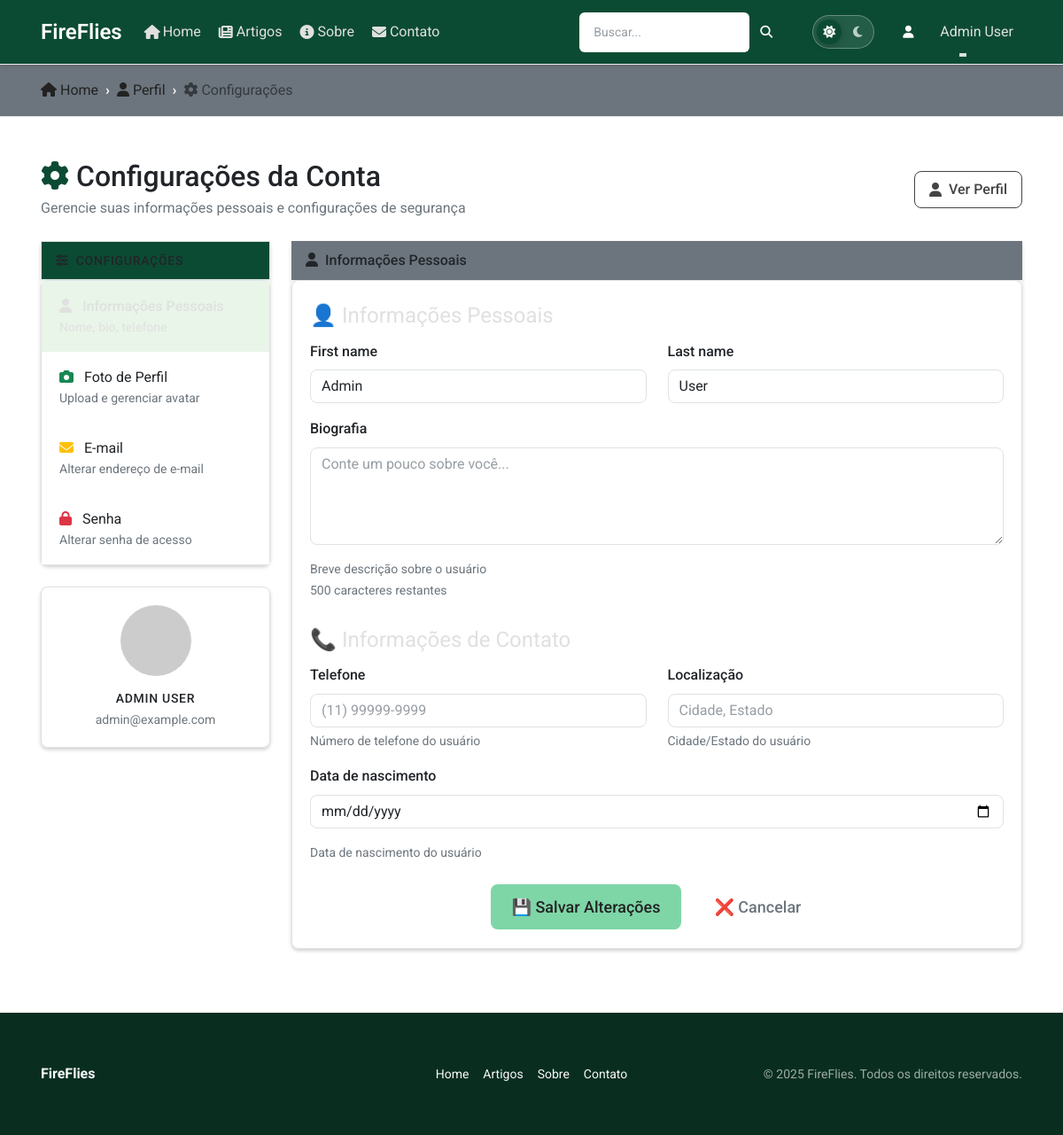
The page /accounts/configuracoes/ (signed in) on the database its author committed.
### apps/accounts/models/user.py (models this page shows, shortened)
class User(AbstractUser):
    email = models.EmailField(
        'endereço de email',
        unique=True,
        error_messages={
            'unique': "Já existe um usuário com este email.",
        }
    )
    is_verified = models.BooleanField(
        'verificado',
        default=False,
        help_text='Designa se o usuário verificou o email.'
    )
    slug = models.SlugField(
        'slug',
        max_length=100,
        unique=True,
        blank=True,
        help_text='Identificador único para URLs amigáveis'
    )
    avatar = models.ImageField(
        'avatar',
        upload_to=user_avatar_path,
        blank=True,
        null=True,
        help_text='Foto de perfil do usuário'
    )
    bio = models.TextField(
        'biografia',
        max_length=500,
        blank=True,
        help_text='Breve descrição sobre o usuário'
    )
    phone = models.CharField(
        'telefone',
        max_length=20,
        blank=True,
        help_text='Número de telefone do usuário'
    )
    birth_date = models.DateField(
        'data de nascimento',
        blank=True,
        null=True,
        help_text='Data de nascimento do usuário'
    )
    location = models.CharField(
        'localização',
        max_length=100,
        blank=True,
        help_text='Cidade/Estado do usuário'
    )
    objects = UserManager()
    USERNAME_FIELD = 'email'
    REQUIRED_FIELDS = ['username']
    class Meta:
        verbose_name = 'usuário'
        verbose_name_plural = 'usuários'
        ordering = ['-date_joined']
    def get_full_name(self):
        return f"{self.first_name} {self.last_name}".strip()
    def get_avatar_url(self):
        if self.avatar and hasattr(self.avatar, 'url'):
            return self.avatar.url
        return self.get_default_avatar()
    def get_default_avatar(self):
        initials = self.get_initials()
        return f"https://ui-avatars.com/api/?name={initials}&size=200&background=007bff&color=fff&bold=true"
    def get_initials(self):
        if self.first_name and self.last_name:
            return f"{self.first_name[0]}{self.last_name[0]}".upper()
        elif self.first_name:
            return self.first_name[0].upper()
        elif self.last_name:
            return self.last_name[0].upper()
        else:
            return self.email[0].upper()

### apps/accounts/views/profile.py (the view, shortened to what this page needs)
# urls.py: path('configuracoes/', UserUpdateView.as_view(), name='settings'),
class UserUpdateView(LoginRequiredMixin, View):
    template_name = 'accounts/user_settings.html'
    login_url = '/accounts/login/'
    def __init__(self, **kwargs):
        super().__init__(**kwargs)
        self.profile_service = ProfileService(DjangoUserRepository())
    def get(self, request):
        user = request.user
        context = {
            'profile_form': ProfileUpdateForm(instance=user),
            'avatar_form': AvatarUpdateForm(instance=user),
            'email_form': EmailUpdateForm(user=user, instance=user),
            'password_form': PasswordChangeForm(user=user),
            'profile_user': user,
        }
        return render(request, self.template_name, context)

### apps/accounts/templates/accounts/user_settings.html (shortened to what this page needs)
{% extends 'base.html' %}
{% load crispy_forms_tags %}
{% block content %}
<nav aria-label="breadcrumb" class="bg-secondary border-bottom">
    <div class="container">
        <ol class="breadcrumb mb-0 py-3">
            <li class="breadcrumb-item">
                <a href="{% url 'pages:home' %}" class="text-decoration-none">
                    <i class="fas fa-home me-1"></i>Home
                </a>
            </li>
            <li class="breadcrumb-item">
                <a href="{% url 'accounts:profile' %}" class="text-decoration-none">
                    <i class="fas fa-user me-1"></i>Perfil
                </a>
            </li>
            <li class="breadcrumb-item active" aria-current="page">
                <i class="fas fa-cog me-1"></i>Configurações
            </li>
        </ol>
    </div>
</nav>
<div class="container my-5">
    <div class="row mb-4">
        <div class="col-12">
            <div class="d-flex justify-content-between align-items-center">
                <div>
                    <h1 class="h2 mb-1 text-sans text-body">
                        <i class="fas fa-cog me-2 text-django-green"></i>Configurações da Conta
                    </h1>
                    <p class="text-secondary mb-0 text-body">Gerencie suas informações pessoais e configurações de segurança</p>
                </div>
                <div>
                    <a href="{% url 'accounts:profile' %}" class="btn btn-outline-primary">
                        <i class="fas fa-user me-1"></i>Ver Perfil
                    </a>
                </div>
            </div>
        </div>
    </div>
    <div class="row">
        <div class="col-lg-3">
            <div class="card-django border-0 shadow-sm mb-4">
                <div class="card-header bg-django-green text-light card-django">
                    <h6 class="mb-0 text-sans text-body">
                        <i class="fas fa-sliders-h me-2"></i>Configurações
                    </h6>
                </div>
                <div class="card-body p-0 card-django">
                    <div class="list-group list-group-flush">
                        <a href="#profile-section" class="list-group-item list-group-item-action active" data-section="profile">
                            <i class="fas fa-user me-2 text-django-green"></i>
                            <span>Informações Pessoais</span>
                            <small class="d-block text-secondary">Nome, bio, telefone</small>
                        </a>
                        <a href="#avatar-section" class="list-group-item list-group-item-action" data-section="avatar">
                            <i class="fas fa-camera me-2 text-success"></i>
                            <span>Foto de Perfil</span>
                            <small class="d-block text-secondary">Upload e gerenciar avatar</small>
                        </a>
                        <a href="#email-section" class="list-group-item list-group-item-action" data-section="email">
                            <i class="fas fa-envelope me-2 text-warning"></i>
                            <span>E-mail</span>
                            <small class="d-block text-secondary">Alterar endereço de e-mail</small>
                        </a>
                        <a href="#password-section" class="list-group-item list-group-item-action" data-section="password">
                            <i class="fas fa-lock me-2 text-danger"></i>
                            <span>Senha</span>
                            <small class="d-block text-secondary">Alterar senha de acesso</small>
                        </a>
                    </div>
                </div>
            </div>
            <div class="card-django border-0 shadow-sm">
                <div class="card-body text-center card-django">
                    <img src="{{ profile_user.get_avatar_url }}"
                         alt="Avatar de {{ profile_user.get_full_name|default:profile_user.username }}"
                         class="rounded-circle mb-3 avatar-lg">
                    <h6 class="mb-1 text-sans text-body">{{ profile_user.get_full_name|default:profile_user.username }}</h6>
                    <p class="text-secondary small mb-0 text-body">{{ profile_user.email }}</p>
                </div>
            </div>
        </div>
        <div class="col-lg-9">
            <div id="profile-section" class="settings-section">
                <div class="card-django border-0 shadow-sm mb-4">
                    <div class="card-header bg-secondary border-0 card-django">
                        <h5 class="mb-0 text-sans text-body">
                            <i class="fas fa-user me-2"></i>Informações Pessoais
                        </h5>
                    </div>
                    <div class="card-body card-django">
                        <form method="post" class="needs-validation form-django" novalidate aria-label="Formulário de informações pessoais" role="form">
                            {% crispy profile_form %}
                        </form>
                    </div>
                </div>
            </div>
        </div>
    </div>
</div>
{% endblock %}

### apps/pages/templates/base.html (shortened to what this page needs)
{% load static %}
<!DOCTYPE html>
<html lang="pt-br" class="h-100">
<head>
    {% include 'includes/_head.html' %}
</head>
<body class="d-flex flex-column h-100">
    <header>
        {% include 'includes/_nav.html' %}
    </header>
    {% include 'includes/_toasts.html' %}
    <main id="main-content" class="flex-shrink-0">
        {% block content %}{% endblock %}
    </main>
    {% include 'includes/_footer.html' %}
</body>
</html>

### apps/pages/templates/includes/_head.html (shortened to what this page needs)
{% load static %}
<link href="https://cdn.jsdelivr.net/npm/bootstrap@5.3.2/dist/css/bootstrap.min.css" rel="stylesheet">
<link href="https://cdnjs.cloudflare.com/ajax/libs/font-awesome/6.5.1/css/all.min.css" rel="stylesheet">
<link href="{% static 'css/main.css' %}" rel="stylesheet">
<link href="{% static 'css/django-theme.css' %}" rel="stylesheet">
<link href="{% static 'css/fireflies-theme.css' %}" rel="stylesheet">
<link href="{% static 'css/forms.css' %}" rel="stylesheet">

### apps/pages/templates/includes/_nav.html (shortened to what this page needs)
{% load static %}
<nav class="navbar navbar-expand-lg navbar-django">
    <div class="container">
        <a class="navbar-brand" href="{% url 'pages:home' %}">
            FireFlies
        </a>
        <div class="collapse navbar-collapse" id="navbarNav">
            <ul class="navbar-nav me-auto">
                <li class="nav-item">
                    <a class="nav-link {% if request.resolver_match.url_name == 'home' %}active{% endif %}" href="{% url 'pages:home' %}">
                        <i class="fas fa-home me-1"></i>Home
                    </a>
                </li>
                <li class="nav-item">
                    <a class="nav-link {% if 'articles' in request.resolver_match.namespace %}active{% endif %}" href="{% url 'articles:article_list' %}">
                        <i class="fas fa-newspaper me-1"></i>Artigos
                    </a>
                </li>
                <li class="nav-item">
                    <a class="nav-link {% if request.resolver_match.url_name == 'about' %}active{% endif %}" href="{% url 'pages:about' %}">
                        <i class="fas fa-info-circle me-1"></i>Sobre
                    </a>
                </li>
                <li class="nav-item">
                    <a class="nav-link {% if request.resolver_match.url_name == 'contact' %}active{% endif %}" href="{% url 'pages:contact' %}">
                        <i class="fas fa-envelope me-1"></i>Contato
                    </a>
                </li>
            </ul>
            <form class="d-flex me-3 form-django" method="get" action="{% url 'articles:search' %}" aria-label="Formulário de busca" role="form">
                <div class="input-group">
                    <input class="form-control form-control-enhanced form-control-sm" type="search" name="q" placeholder="Buscar..."
                           aria-label="Campo de busca" aria-describedby="search-button" value="{{ request.GET.q }}">
                    <button class="btn btn-outline-light btn-sm text-sans" type="submit"
                            id="search-button" aria-label="Buscar">
                        <i class="fas fa-search"></i>
                    </button>
                </div>
            </form>
            <ul class="navbar-nav align-items-center">
                <li class="nav-item me-2">
                    <div class="theme-toggle" role="radiogroup" aria-label="Escolher tema">
                        <button class="theme-option" data-theme="light" title="Tema claro" aria-label="Tema claro" role="radio">
                            <i class="fas fa-sun"></i>
                        </button>
                        <button class="theme-option" data-theme="dark" title="Tema escuro" aria-label="Tema escuro" role="radio">
                            <i class="fas fa-moon"></i>
                        </button>
                    </div>
                </li>
                {% if user.is_authenticated %}
                    <li class="nav-item dropdown">
                        <a class="nav-link dropdown-toggle d-flex align-items-center" href="#" id="userDropdown" role="button"
                           data-bs-toggle="dropdown" aria-expanded="false" aria-label="Menu do usuário">
                            <div class="avatar-sm me-2">
                                <div class="bg-django-green rounded-circle d-flex align-items-center justify-content-center" style="width: 24px; height: 24px;">
                                    <i class="fas fa-user text-white small"></i>
                                </div>
                            </div>
                            <span class="d-none d-md-inline">{{ user.get_full_name|default:user.username }}</span>
                        </a>
                    </li>
                {% endif %}
            </ul>
        </div>
    </div>
</nav>

### apps/pages/templates/includes/_toasts.html (shortened to what this page needs)
<div class="toast-container position-fixed top-0 end-0 p-3" style="z-index: 9999;">
</div>

### apps/pages/templates/includes/_footer.html (shortened to what this page needs)
{% load static %}
<footer class="footer-django mt-auto">
    <div class="container py-4">
        <div class="row align-items-center">
            <div class="col-md-4">
                <div class="d-flex align-items-center">
                    <span class="fw-bold text-light">FireFlies</span>
                </div>
            </div>
            <div class="col-md-4 text-center">
                <div class="d-flex justify-content-center gap-3">
                    <a href="{% url 'pages:home' %}" class="text-light text-decoration-none small">Home</a>
                    <a href="{% url 'articles:article_list' %}" class="text-light text-decoration-none small">Artigos</a>
                    <a href="{% url 'pages:about' %}" class="text-light text-decoration-none small">Sobre</a>
                    <a href="{% url 'pages:contact' %}" class="text-light text-decoration-none small">Contato</a>
                </div>
            </div>
            <div class="col-md-4 text-md-end">
                <p class="mb-0 text-muted small">
                    &copy; {% now "Y" %} FireFlies. Todos os direitos reservados.
                </p>
            </div>
        </div>
    </div>
</footer>

### rows shown on the page
User: get_full_name "Admin User", get_full_name "ADMIN USER", email "admin@example.com", first_name "Admin", last_name "User"
